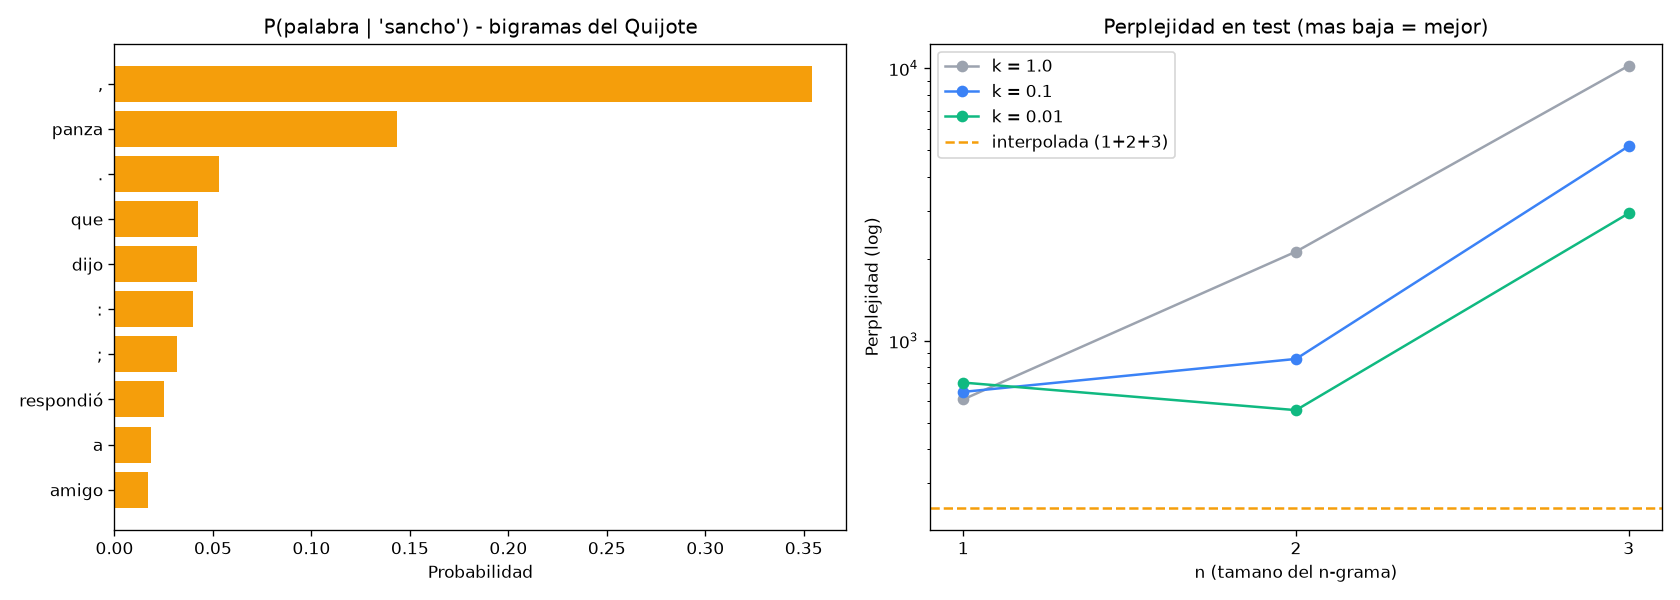

This figure's Python source:
"""
LECCION 3.3 - MODELOS DE LENGUAJE CON N-GRAMAS
==============================================

Objetivo: el primer MODELO DE LENGUAJE: un programa que, dadas unas
palabras, da la probabilidad de cada palabra siguiente.

  P("panza" | "sancho") = ?

Es la misma pregunta que responde un modelo como Claude, solo que aqui
se responde CONTANDO: de todas las veces que aparece "sancho" en el
Quijote, que fraccion va seguida de "panza"?

Un n-grama es una secuencia de n tokens seguidos:
  unigrama: "sancho"     bigrama: "sancho panza"     trigrama: "dijo sancho panza"
Un modelo de n-gramas predice cada palabra mirando las n-1 anteriores.
"""

from collections import Counter, defaultdict
import math
import random
import re

import matplotlib.pyplot as plt

from corpus_es import cargar_quijote

random.seed(42)


# ============================================================
# PARTE 1: TOKENS CON PUNTUACION
# ============================================================
# A diferencia de la 3.1, aqui la puntuacion SI es un token: para
# generar texto hace falta saber donde van los puntos y las comas.

TOKEN = re.compile(r"[a-záéíóúüñ]+|[.,;:!?¿¡]")

texto = cargar_quijote().lower()
tokens = TOKEN.findall(texto)
corte = int(len(tokens) * 0.9)
train, test = tokens[:corte], tokens[corte:]
print(f"Tokens: {len(tokens):,} (train {len(train):,} | test {len(test):,})")


# ============================================================
# PARTE 2: CONTAR N-GRAMAS
# ============================================================
# conteos[contexto][palabra] = cuantas veces aparece "palabra" despues
# de "contexto". El contexto es una tupla con las n-1 palabras previas.
# Con n = 1 el contexto es la tupla vacia: solo frecuencias (como la 3.1).

def contar(tokens, n):
    conteos = defaultdict(Counter)
    for i in range(n - 1, len(tokens)):
        contexto = tuple(tokens[i - n + 1:i])
        conteos[contexto][tokens[i]] += 1
    return conteos


modelos = {n: contar(train, n) for n in (1, 2, 3)}
vocab = set(train)
V = len(vocab)
print(f"Vocabulario de train: {V:,} tokens")
for n in (1, 2, 3):
    print(f"  n={n}: {len(modelos[n]):,} contextos distintos, "
          f"{sum(len(c) for c in modelos[n].values()):,} n-gramas distintos")


# ============================================================
# PARTE 3: PROBABILIDAD DE LA SIGUIENTE PALABRA
# ============================================================
#   P(palabra | contexto) = conteo(contexto, palabra) / conteo(contexto)

def siguientes(contexto, n=2, k=5):
    conteo = modelos[n][tuple(contexto)]
    total = sum(conteo.values())
    return [(p, c / total) for p, c in conteo.most_common(k)], total


print("\n--- Que palabra sigue? (bigramas) ---")
for palabra in ["sancho", "don", "dijo", "señor", "."]:
    opciones, total = siguientes([palabra])
    print(f"despues de '{palabra}' ({total} veces):", ", ".join(f"{p} {q:.0%}" for p, q in opciones))
opciones, total = siguientes(["respondió", "sancho"], n=3)
print(f"despues de 'respondió sancho' ({total} veces):", ", ".join(f"{p} {q:.0%}" for p, q in opciones))


# ============================================================
# PARTE 4: GENERAR TEXTO
# ============================================================
# Partiendo de un contexto, se SORTEA la siguiente palabra con las
# probabilidades del modelo, se agrega, y se repite. random.choices
# elige un elemento con probabilidad proporcional a su peso.

def generar(inicio, n, largo=30):
    salida = list(inicio)
    for _ in range(largo):
        conteo = modelos[n].get(tuple(salida[len(salida) - n + 1:]) if n > 1 else ())
        if not conteo:                                   # contexto nunca visto: no sabe seguir
            break
        palabras, pesos = zip(*conteo.items())
        salida.append(random.choices(palabras, weights=pesos)[0])
    return " ".join(salida).replace(" ,", ",").replace(" .", ".")


print("\n--- Texto generado ---")
for n in (1, 2, 3):
    inicio = ["en", "un"][:max(n - 1, 0)] if n > 1 else []
    print(f"n={n}: {generar(inicio, n)}\n")


# ============================================================
# PARTE 5: EVALUAR CON PERPLEJIDAD
# ============================================================
# Un buen modelo le da probabilidad ALTA al texto real que no vio.
# Perplejidad = exp(-promedio de log P(palabra | contexto)) sobre test.
# Se interpreta como "entre cuantas palabras duda el modelo en promedio":
# mas baja es mejor.
#
# Problema: si un n-grama de test nunca aparecio en train, P = 0 y
# log(0) = -infinito. Solucion: SUAVIZADO aditivo (Laplace): sumar k a
# todos los conteos, para que nada tenga probabilidad cero.
#   P(w | ctx) = (conteo(ctx, w) + k) / (conteo(ctx) + k * V)

def probabilidad(contexto, palabra, n, k):
    conteo = modelos[n].get(tuple(contexto), Counter())
    return (conteo[palabra] + k) / (sum(conteo.values()) + k * V)


def perplejidad(tokens, n, k):
    log_suma, m = 0.0, 0
    for i in range(n - 1, len(tokens)):
        p = probabilidad(tokens[i - n + 1:i], tokens[i], n, k)
        log_suma += math.log(p)
        m += 1
    return math.exp(-log_suma / m)


muestra = test[:20000]
sin_ver = sum(1 for i in range(1, len(muestra)) if muestra[i] not in modelos[2].get((muestra[i - 1],), {}))
print(f"Bigramas de test que nunca aparecieron en train: {sin_ver / (len(muestra) - 1):.0%}")

print("\n--- Perplejidad en test (20 000 tokens) ---")
resultados = {}
for n in (1, 2, 3):
    for k in (1.0, 0.1, 0.01):
        resultados[(n, k)] = perplejidad(muestra, n, k)
        print(f"n={n} k={k:<5} | perplejidad = {resultados[(n, k)]:8.1f}")


# ============================================================
# PARTE 6: INTERPOLACION (mezclar 1, 2 y 3-gramas)
# ============================================================
# El suavizado de Laplace le quita demasiada probabilidad a lo que SI se
# vio. Mejor idea: combinar los tres modelos. Si el trigrama nunca se
# vio, su probabilidad es 0, pero el bigrama y el unigrama aportan.
#   P(w | a, b) = l1 * P1(w) + l2 * P2(w | b) + l3 * P3(w | a, b)
# con l1 + l2 + l3 = 1. Los pesos se ELIGEN con un tramo de validacion
# (leccion 1.6) y despues se mide una sola vez en test.

def p_relativa(contexto, palabra, n):
    conteo = modelos[n].get(tuple(contexto))
    return conteo[palabra] / sum(conteo.values()) if conteo else 0.0


def perplejidad_interpolada(tokens, lambdas):
    l1, l2, l3 = lambdas
    log_suma, m = 0.0, 0
    for i in range(2, len(tokens)):
        p = (l1 * probabilidad((), tokens[i], 1, 1.0)            # unigrama con Laplace: nunca es 0
             + l2 * p_relativa(tokens[i - 1:i], tokens[i], 2)
             + l3 * p_relativa(tokens[i - 2:i], tokens[i], 3))
        log_suma += math.log(p)
        m += 1
    return math.exp(-log_suma / m)


validacion = test[20000:40000]                       # otro tramo del 10% final, distinto de la muestra
candidatos = [(0.1, 0.3, 0.6), (0.2, 0.4, 0.4), (0.3, 0.5, 0.2), (0.4, 0.4, 0.2), (0.2, 0.6, 0.2)]
print("\n--- Interpolacion: elegir los pesos con validacion ---")
for lambdas in candidatos:
    print(f"l1, l2, l3 = {lambdas} | perplejidad en validacion = {perplejidad_interpolada(validacion, lambdas):.1f}")
mejores = min(candidatos, key=lambda l: perplejidad_interpolada(validacion, l))
pp_interpolada = perplejidad_interpolada(muestra, mejores)
print(f"Elegidos {mejores} -> perplejidad en TEST = {pp_interpolada:.1f}")


# ============================================================
# PARTE 7: VISUALIZACION
# ============================================================

fig, (ax1, ax2) = plt.subplots(1, 2, figsize=(14, 5))

opciones, _ = siguientes(["sancho"], k=10)
ax1.barh([p for p, _ in opciones][::-1], [q for _, q in opciones][::-1], color="#F59E0B")
ax1.set_title("P(palabra | 'sancho') - bigramas del Quijote")
ax1.set_xlabel("Probabilidad")

for k, color in zip((1.0, 0.1, 0.01), ("#9CA3AF", "#3B82F6", "#10B981")):
    ax2.plot([1, 2, 3], [resultados[(n, k)] for n in (1, 2, 3)], marker="o", color=color, label=f"k = {k}")
ax2.axhline(pp_interpolada, color="#F59E0B", linestyle="--", label="interpolada (1+2+3)")
ax2.set_yscale("log")
ax2.set_xticks([1, 2, 3])
ax2.set_title("Perplejidad en test (mas baja = mejor)")
ax2.set_xlabel("n (tamano del n-grama)")
ax2.set_ylabel("Perplejidad (log)")
ax2.legend()

plt.tight_layout()
plt.savefig("15_pln_ngramas.png", dpi=120)
print("\nGrafico guardado en: 15_pln_ngramas.png")
print("Abriendo ventana con el grafico... (cerrala para que el script termine)")
plt.show()


# ============================================================
# CONCEPTOS CLAVE
# ============================================================
print("""
CONCEPTOS CLAVE DE ESTA LECCION:
1. Un modelo de lenguaje da P(siguiente palabra | palabras anteriores)
2. Los n-gramas lo estiman contando: conteo(contexto, w) / conteo(contexto)
3. Generar texto = sortear la siguiente palabra, agregarla y repetir
4. Con n mas grande el texto es mas coherente, pero la mayoria de los
   contextos largos nunca se vio: los datos no alcanzan
5. Perplejidad mide que tan sorprendido esta el modelo por texto nuevo;
   el suavizado evita probabilidades cero, y la interpolacion combina
   lo especifico (trigramas) con lo general (unigramas)

EXPERIMENTOS SUGERIDOS:
- Genera con n=4: el texto es mas coherente o copia frases enteras?
- Cambia generar() para elegir siempre la palabra mas probable (sin
  sortear): que pasa con el texto?
- Calcula la perplejidad del texto de train: por que es mucho mas baja?
""")
